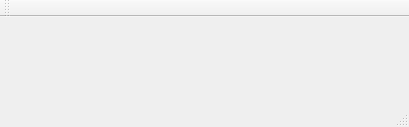
<?xml version="1.0" encoding="UTF-8"?>
<ui version="4.0">
 <class>MainWindow</class>
 <widget class="QMainWindow" name="MainWindow">
  <property name="geometry">
   <rect>
    <x>0</x>
    <y>0</y>
    <width>409</width>
    <height>127</height>
   </rect>
  </property>
  <property name="windowTitle">
   <string>MainWindow</string>
  </property>
  <widget class="QWidget" name="centralWidget">
   <layout class="QGridLayout" name="gridLayout"/>
  </widget>
  <widget class="QMenuBar" name="menuBar">
   <property name="geometry">
    <rect>
     <x>0</x>
     <y>0</y>
     <width>409</width>
     <height>21</height>
    </rect>
   </property>
  </widget>
  <widget class="QToolBar" name="mainToolBar">
   <attribute name="toolBarArea">
    <enum>TopToolBarArea</enum>
   </attribute>
   <attribute name="toolBarBreak">
    <bool>false</bool>
   </attribute>
  </widget>
  <widget class="QStatusBar" name="statusBar"/>
 </widget>
 <layoutdefault spacing="6" margin="11"/>
 <resources/>
 <connections/>
</ui>
